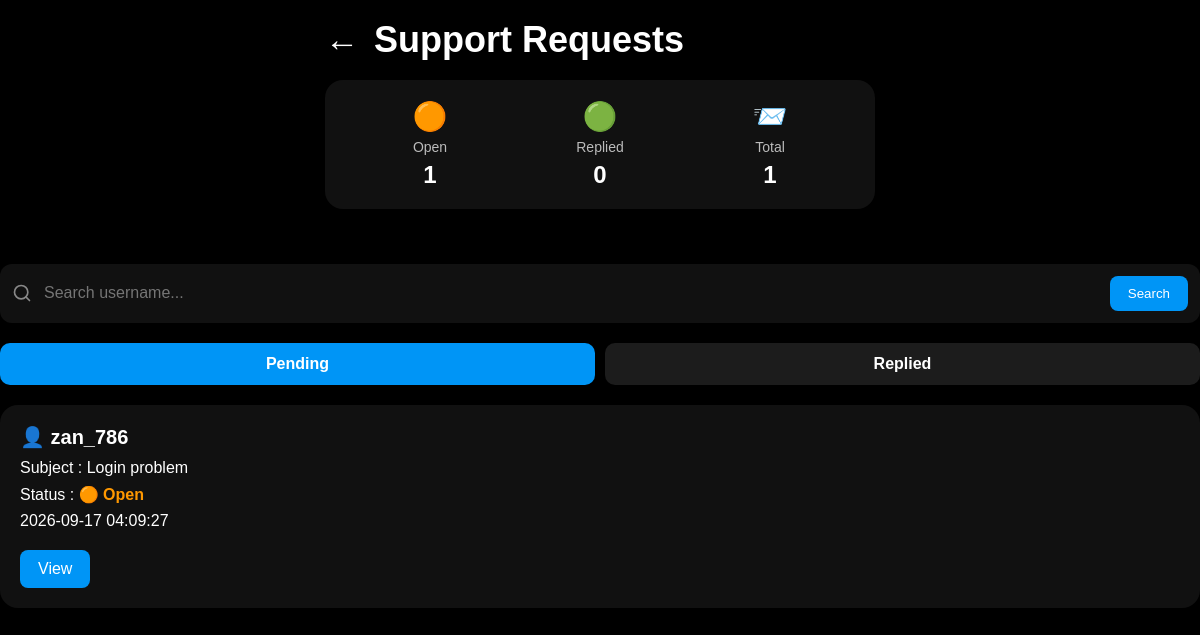
The app's page /admin/support (signed in) with its own data.
### tables this page shows
CREATE TABLE support_messages (
    id INTEGER PRIMARY KEY AUTOINCREMENT,
    username TEXT,
    subject TEXT,
    message TEXT,
    image TEXT,
    status TEXT DEFAULT 'open',
    admin_reply TEXT,
    created_at DATETIME DEFAULT CURRENT_TIMESTAMP,
    replied_at DATETIME
);

### app.py (the view, shortened to what this page needs)
@app.route("/admin/support")
def admin_support():
    if "username" not in session:
        return redirect("/login")
    if session["username"] != ADMIN_USERNAME:
        return "Access Denied"
    conn = sqlite3.connect("snapz.db")
    conn.row_factory = sqlite3.Row
    cur = conn.cursor()
    cur.execute("""
        SELECT COUNT(*)
        FROM support_messages
        WHERE status='open'
    """)
    open_count = cur.fetchone()[0]
    cur.execute("""
        SELECT COUNT(*)
        FROM support_messages
        WHERE status='replied'
    """)
    replied_count = cur.fetchone()[0]
    cur.execute("""
        SELECT COUNT(*)
        FROM support_messages
    """)
    total_count = cur.fetchone()[0]
    search = request.args.get("search", "").strip()
    status = request.args.get("status", "").strip()
    status = request.args.get("status", "open")
    if status == "replied":
        cur.execute("""
            SELECT *
            FROM support_messages
            WHERE status='replied'
            ORDER BY replied_at DESC
        """)
    else:
        cur.execute("""
            SELECT *
            FROM support_messages
            WHERE status='open'
            ORDER BY created_at DESC
        """)
    messages = cur.fetchall()
    conn.close()
    return render_template(
        "admin_support.html",
        messages=messages,
        open_count=open_count,
        replied_count=replied_count,
        total_count=total_count,
        current_tab=status
    )

### app.py (called while the page is built, shortened)
@app.before_request
def check_user_session():
    protected_routes = [
        "home",
        "chat",
        "profile",
        "settings",
        "privacy",
        "login_activity",
    ]
    if request.endpoint not in protected_routes:
        return

@app.context_processor
def inject_appearance():
    if "username" not in session:
        return {}
    conn = sqlite3.connect("snapz.db")
    conn.row_factory = sqlite3.Row
    cur = conn.cursor()
    cur.execute("""
        SELECT
            theme,
            font_size,
            amoled_mode
        FROM users
        WHERE username=?
    """, (session["username"],))
    appearance = cur.fetchone()
    conn.close()
    return dict(appearance=appearance)

### templates/admin_support.html (shortened to what this page needs)
<!DOCTYPE html>
<html>
<head>
</head>
<body>
<div class="container">
<div class="header">
    <a href="/" class="back">←</a>
    <div class="title">
        Support Requests
    </div>
</div>
<div class="card">
    <div class="stats">
        <div class="stat-box">
            <div class="icon">🟠</div>
            <div class="label">Open</div>
            <div class="count">{{ open_count }}</div>
        </div>
        <div class="stat-box">
            <div class="icon">🟢</div>
            <div class="label">Replied</div>
            <div class="count">{{ replied_count }}</div>
        </div>
        <div class="stat-box">
            <div class="icon">📨</div>
            <div class="label">Total</div>
            <div class="count">{{ total_count }}</div>
        </div>
    </div>
</div>
</div>
<form method="GET" action="/admin/support">
<div class="search-box">
<svg width="20" height="20" viewBox="0 0 24 24" fill="none" stroke="#888" stroke-width="2" stroke-linecap="round" stroke-linejoin="round">
<circle cx="11" cy="11" r="8"/>
<path d="M21 21l-4.35-4.35"/>
</svg>
<input
type="text"
name="search"
placeholder="Search username..."
value="{{ request.args.get('search','') }}">
<button type="submit">
Search
</button>
</div>
</form>
<div class="tabs">
<a href="/admin/support"
class="{% if current_tab=='open' %}active{% endif %}">
Pending
</a>
<a href="/admin/support?status=replied"
class="{% if current_tab=='replied' %}active{% endif %}">
Replied
</a>
</div>
{% if messages %}
{% for m in messages %}
<div class="card">
<div class="username">
👤 {{ m["username"] }}
</div>
<div class="subject">
Subject : {{ m["subject"] }}
</div>
<div class="status">
Status :
{% if m["status"]=="open" %}
<span class="open">🟠 Open</span>
{% else %}
<span class="replied">🟢 Replied</span>
{% endif %}
</div>
<div class="time">
{{ m["created_at"] }}
</div>
<a
href="/admin/support/{{ m['id'] }}"
class="view">
View
</a>
</div>
{% endfor %}
{% else %}
<div class="empty">
No Support Requests
</div>
{% endif %}
</body>
</html>

### templates/admin_support.html (style rules this page uses)
body { background:#000; color:#fff; font-family:sans-serif; margin:0; }
.container { max-width:550px; margin:auto; padding:20px; }
.header { display:flex; align-items:center; gap:15px; margin-bottom:20px; }
.back { color:white; text-decoration:none; font-size:34px; font-weight:bold; }
.title { font-size:36px; font-weight:bold; color:white; line-height:1.1; }
.card { background:#111; border-radius:18px; padding:20px; margin-bottom:20px; }
.stats { display:flex; justify-content:space-around; text-align:center; }
.stat-box { flex:1; }
.icon { font-size:28px; margin-bottom:6px; }
.label { color:#bbb; font-size:14px; }
.count { color:white; font-size:24px; font-weight:bold; margin-top:6px; }
.search-box { display:flex; align-items:center; background:#111; padding:12px; border-radius:12px; margin:15px 0; }
.search-box input { flex:1; background:none; border:none; outline:none; color:white; font-size:16px; margin-left:10px; }
.search-box button { background:#0095f6; color:white; border:none; padding:10px 18px; border-radius:8px; }
.username { font-size:20px; font-weight:bold; margin-bottom:10px; }
.subject, .status, .time { margin:8px 0; font-size:16px; }
.open { color:#ff9800; font-weight:bold; }
.view { display:inline-block; margin-top:12px; padding:10px 18px; background:#0095f6; color:#fff; text-decoration:none; border-radius:8px; }
.tabs { display:flex; gap:10px; margin:20px 0; }
.tabs a { flex:1; text-align:center; padding:12px; background:#1c1c1c; color:white; text-decoration:none; border-radius:10px; font-weight:bold; }
.tabs a.active { background:#0095f6; }

### records on screen
support_messages: username "zan_786", subject "Login problem", status "🟠 Open", created_at "2026-09-17 04:09:27"

### other values on screen
{{ open_count }} "1"
{{ replied_count }} "0"
{{ total_count }} "1"
